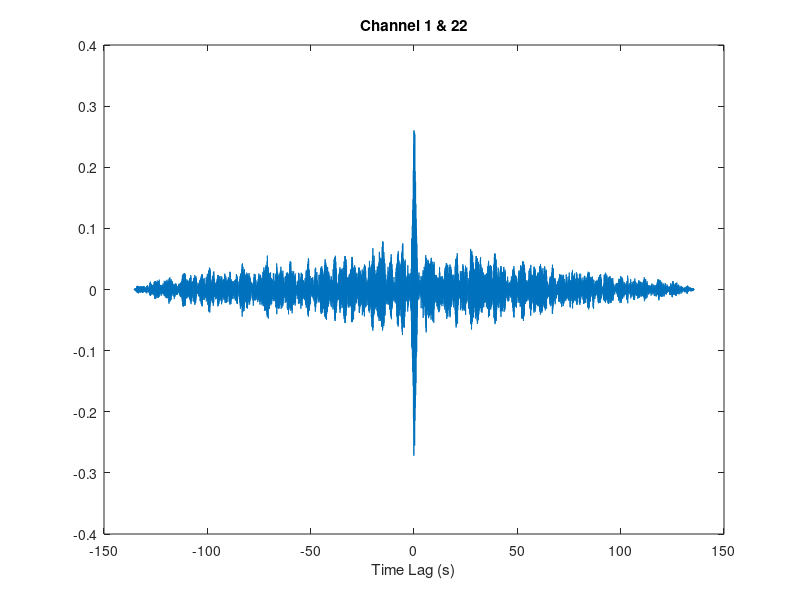

Write MATLAB code to recreate this figure. (Note: this script raises an error after producing the figure.)
%% Walt Tatera 
%% Problem 1
load('data2.mat');
[C,LAGS] = xcov(data(1,:),data(2,:),'coeff');
figure(1)
plot(LAGS*.004,C)
% xlim([-1 1])
xlabel('Time Lag (s)')
title('Channel 1 & 22')

%% Problem 2 blue is first filt, orange is second filt
load('ECoG.mat');
f1 = filtfilt(Num1,1,LFP);
f2 = filtfilt(Num2,1,LFP);
figure(2)
hold on
plot(t,f1)
plot(t,f2)
title('Problem 2')

%% Problem 3 LOOK AT AGAIN
load('mvt_spikes.mat');

figure(3)
hold on
for k = 1:25
    fired = find(left(k,:) == 1);
    for i = 1:numel(fired)
        spike = t(fired(i));
        plot(spike, k, "+k")
    end
end
xline(0, "b");
ylim([0 26]);
xlim([-1001 1000]);
title('Cell Raster Left');
ylabel('Trial Number');
xlabel('Time (ms)');

figure(4)
hold on
for k = 1:25
    fired = find(right(k,:) == 1);
    for i = 1:numel(fired)
        spike = t(fired(i));
        plot(spike, k, "+k")
    end
end
xline(0,"b");
ylim([0 26]);
xlim([-1001 1000]);
title('Cell Raster Right');
ylabel('Trial Number');
xlabel('Time (ms)');

%% Problem 4
%right
sum = 0;
for i = 1:numel(right(:,1))
    sum = sum + numel(find(right(i,(1:1001))));
end
beforeStimRight = sum / 25
sum = 0;
for i = 1:numel(right(:,1))
    sum = sum + numel(find(right(i,(1002:2000))));
end
afterStimRight = sum / 25

%left
sum = 0;
for i = 1:numel(left(:,1))
    sum = sum + numel(find(left(i,(1:1001))));
end
beforeStimLeft = sum / 25
sum = 0;
for i = 1:numel(left(:,1))
    sum = sum + numel(find(left(i,(1002:2000))));
end
afterStimLeft = sum / 25

%% Problem 5

leftTimes = [];
for i = 1:numel(right(:,1))
    for j = 1:numel(right(1,:))
        if right(i,j) == 1
            temp = t(j) / 1000;
            leftTimes = [leftTimes temp];
        end
    end
end
leftTimes = sort(leftTimes);
figure(6)
histogram(leftTimes,-100:.01:100)
xlim([-1 1])
title('Peristimulus Time Histogram Right 10ms bins')
xlabel('Time (ms)')

rightTimes = [];
for i = 1:numel(left(:,1))
    for j = 1:numel(left(1,:))
        if left(i,j) == 1
            temp = t(j) / 1000;
            rightTimes = [rightTimes temp];
        end
    end
end
rightTimes = sort(rightTimes);
figure(7)
histogram(rightTimes,-100:.01:100)
xlim([-1 1])
title('Peristimulus Time Histogram Left 10ms bins')
xlabel('Time (ms)')

%% Problem 6
times = [leftTimes rightTimes];
times = sort(times);
times = times * 1000;
timesBefore = times(1:1949);
timesAfter = times(1949:end);

figure(8)
N = histcounts(timesBefore, -100:0.01:0);
[c, lags] = xcov(N, 'coeff');
plot(lags, c);
title('Before Stim Autocorrelation')
xlabel('Time (ms)')

figure(9)
N = histcounts(timesAfter, 0:0.01:100);
[c, lags] = xcov(N, 'coeff');
plot(lags, c);
title('After Stim Autocorrelation')
xlabel('Time (ms)')
%% Problem 7 flip signs of cx,cy,cz is the answer
bx = 9;
by = 3;
bz = -5;
k = sqrt(bx^2 + by^2 + bz^2);

cx = bx / k;
cy = by / k;
cz = bz / k;
mVec = [-cx, -cy, -cz]
